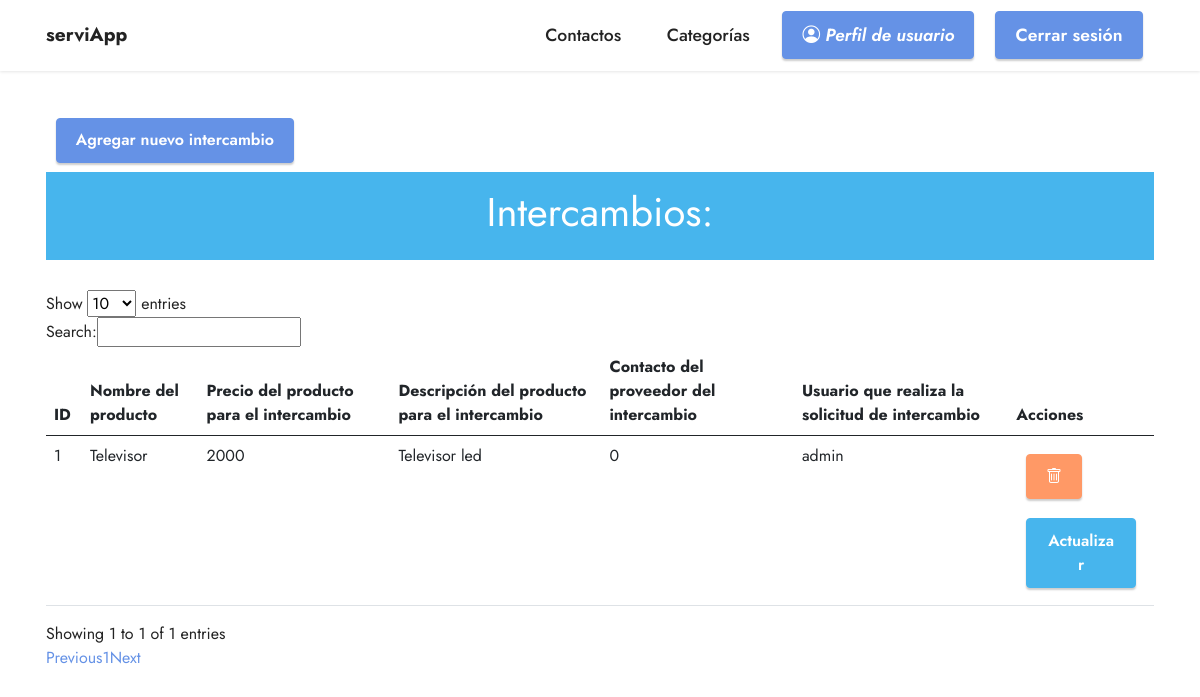
The page /intercambio.php (signed in) on the database its author committed.
### tables this page shows
CREATE TABLE `intercambio` (
  `id` int(11) NOT NULL,
  `nombre_producto` varchar(50) NOT NULL,
  `precio_producto` int(11) NOT NULL,
  `descripcion_producto` varchar(500) NOT NULL,
  `contacto` int(11) NOT NULL,
  `id_user` int(11) NOT NULL
);

CREATE TABLE `user` (
  `id` int(11) NOT NULL,
  `username` varchar(100) NOT NULL,
  `email` varchar(100) NOT NULL,
  `password` varchar(100) NOT NULL,
  `nombre` varchar(100) NOT NULL,
  `telefono` int(11) NOT NULL,
  `tipo_usuario` int(11) NOT NULL
);

### intercambio.php (the view, shortened to what this page needs)
<?php
$conn = mysqli_connect($host, $username, $password, $dbname);
$query = "SELECT intercambio.*, user.username FROM intercambio INNER JOIN user ON intercambio.id_user = user.id WHERE intercambio.id_user =" . $_SESSION['id_user'];
$result = mysqli_query($conn, $query);
?>
<!DOCTYPE html>
<html>
<head>
    <link rel="stylesheet" href="assets/web/assets/mobirise-icons2/mobirise2.css">
    <link rel="stylesheet" href="https://cdn.jsdelivr.net/npm/bootstrap-icons@1.10.5/font/bootstrap-icons.css">
    <link rel="stylesheet" href="assets/bootstrap/css/bootstrap.min.css">
    <link rel="stylesheet" href="assets/bootstrap/css/bootstrap-grid.min.css">
    <link rel="stylesheet" href="assets/bootstrap/css/bootstrap-reboot.min.css">
    <link rel="stylesheet" href="assets/parallax/jarallax.css">
    <link rel="stylesheet" href="assets/dropdown/css/style.css">
    <link rel="stylesheet" href="assets/socicon/css/styles.css">
    <link rel="stylesheet" href="assets/theme/css/style.css">
    <link rel="stylesheet" href="assets(1)/mobirise/css/mbr-additional.css" type="text/css">
</head>
<body>
<?php
    include_once("menu.php");
    ?>
<div class="container mt-5">
    <button type="button" class="btn btn-primary" data-bs-toggle="modal" data-bs-target="#exampleModal">
        Agregar nuevo intercambio
    </button>
    </div>
    <div class="container">
        <div class="alert alert-info" role="alert">
            <h1 class="text-center">Intercambios:</h1>
        </div>
        <table class="table" id="intercambio_table">
            <thead>
                <tr>
                    <th scope="col">ID</th>
                    <th scope="col">Nombre del producto</th>
                    <th scope="col">Precio del producto para el intercambio</th>
                    <th scope="col">Descripción del producto para el intercambio</th>
                    <th scope="col">Contacto del proveedor del intercambio</th>
                    <th scope="col">Usuario que realiza la solicitud de intercambio</th>
                    <th scope="col">Acciones</th>
                </tr>
            </thead>
            <tbody>
                <?php
                if (mysqli_num_rows($result) > 0) {
                    while ($intercambio = mysqli_fetch_assoc($result)) {
                        ?>
                        <tr>
                            <td><?php echo $intercambio['id']; ?></td>
                            <td><?php echo $intercambio['nombre_producto']; ?></td>
                            <td><?php echo $intercambio['precio_producto']; ?></td>
                            <td><?php echo $intercambio['descripcion_producto']; ?></td>
                            <td><?php echo $intercambio['contacto']; ?></td>
                            <td><?php echo $intercambio['username']; ?></td>
                            <td>
                                <form method="post" style="display: inline-block;">
                                    <button class="btn btn-danger" type="submit" name="delete"><i class="bi bi-trash"></i></button>
                                </form>
                                <button class="btn btn-info" type="button" data-bs-toggle="modal" data-bs-target="#exampleModal<?php echo $intercambio['id']; ?>">Actualizar</button>
                            </td>
                        </tr>
                    <?php
                    }
                } else {
                    echo '<tr><td colspan="5">No hay intercambios disponibles</td></tr>';
                }
                ?>
            </tbody>
        </table>
    </div>
</body>

### assets/theme/css/style.css (style rules this page uses)
body { font-style: normal; line-height: 1.5; font-weight: 400; color: #232323; position: relative; }
button { background-color: transparent; border-color: transparent; }
section, .container, .container-fluid { position: relative; word-wrap: break-word; }
h1, h2, h3, h4, h5, h6, .display-1, .display-2, .display-4, .display-5, .display-7, span, p, a { line-height: 1; word-break: break-word; word-wrap: break-word; font-weight: 400; }
.btn { font-weight: 600; border-width: 1px; font-style: normal; margin: 0.6rem 0.6rem; white-space: normal; transition: all 0.2s ease-in-out; display: inline-flex; align-items: center; justify-content: center; word-break: break-word; }
[type=submit] { -webkit-appearance: none; }
html, body { height: auto; min-height: 100vh; }
.alert { color: #ffffff; border-radius: 0; border: 0; font-size: 1.1rem; line-height: 1.5; margin-bottom: 1.875rem; padding: 1.25rem; position: relative; text-align: center; }
@media (min-width: 992px) { .container { padding-left: 16px; padding-right: 16px; } }

### assets/mobirise/css/mbr-additional.css (style rules this page uses)
body { font-family: Jost; }
.btn { padding: 0.6rem 1.2rem; border-radius: 4px; }
.btn-primary, .btn-primary:active { background-color: #6592e6 !important; border-color: #6592e6 !important; color: #ffffff !important; box-shadow: 0 2px 2px 0 rgba(0, 0, 0, 0.2); }
.btn-info, .btn-info:active { background-color: #47b5ed !important; border-color: #47b5ed !important; color: #ffffff !important; box-shadow: 0 2px 2px 0 rgba(0, 0, 0, 0.2); }
.btn-danger, .btn-danger:active { background-color: #ff9966 !important; border-color: #ff9966 !important; color: #ffffff !important; box-shadow: 0 2px 2px 0 rgba(0, 0, 0, 0.2); }
.alert-info { background-color: #47b5ed; }
body { overflow-x: hidden; }

### assets(1)/mobirise/css/mbr-additional.css (style rules this page uses)
body { font-family: Jost; }
.btn { padding: 0.6rem 1.2rem; border-radius: 4px; }
.btn-primary, .btn-primary:active { background-color: #6592e6 !important; border-color: #6592e6 !important; color: #ffffff !important; box-shadow: 0 2px 2px 0 rgba(0, 0, 0, 0.2); }
.btn-info, .btn-info:active { background-color: #47b5ed !important; border-color: #47b5ed !important; color: #ffffff !important; box-shadow: 0 2px 2px 0 rgba(0, 0, 0, 0.2); }
.btn-danger, .btn-danger:active { background-color: #ff9966 !important; border-color: #ff9966 !important; color: #ffffff !important; box-shadow: 0 2px 2px 0 rgba(0, 0, 0, 0.2); }
.alert-info { background-color: #47b5ed; }
body { overflow-x: hidden; }

### rows shown on the page
intercambio: id "1", nombre_producto "Televisor", precio_producto "2000", descripcion_producto "Televisor led", contacto "0", id_user.username "admin"
